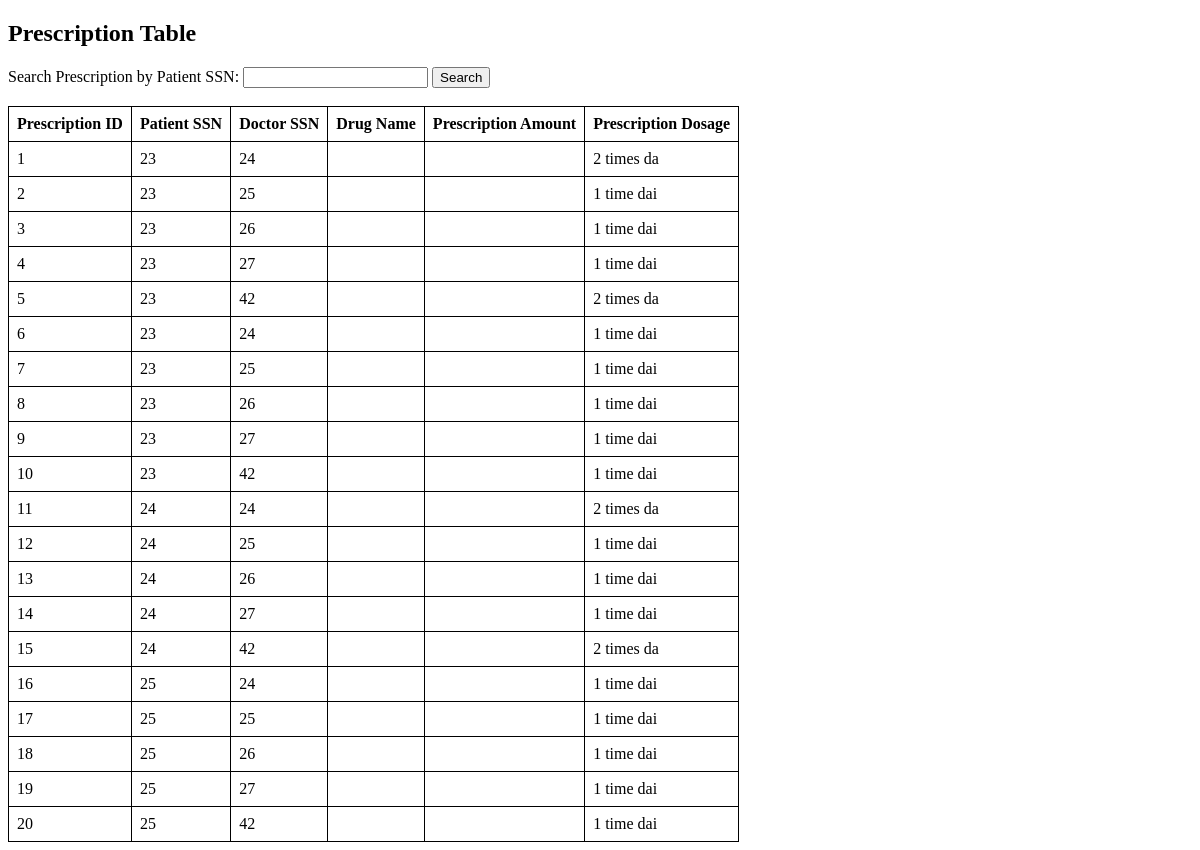
Before: /prescription_table.php with the older database file.
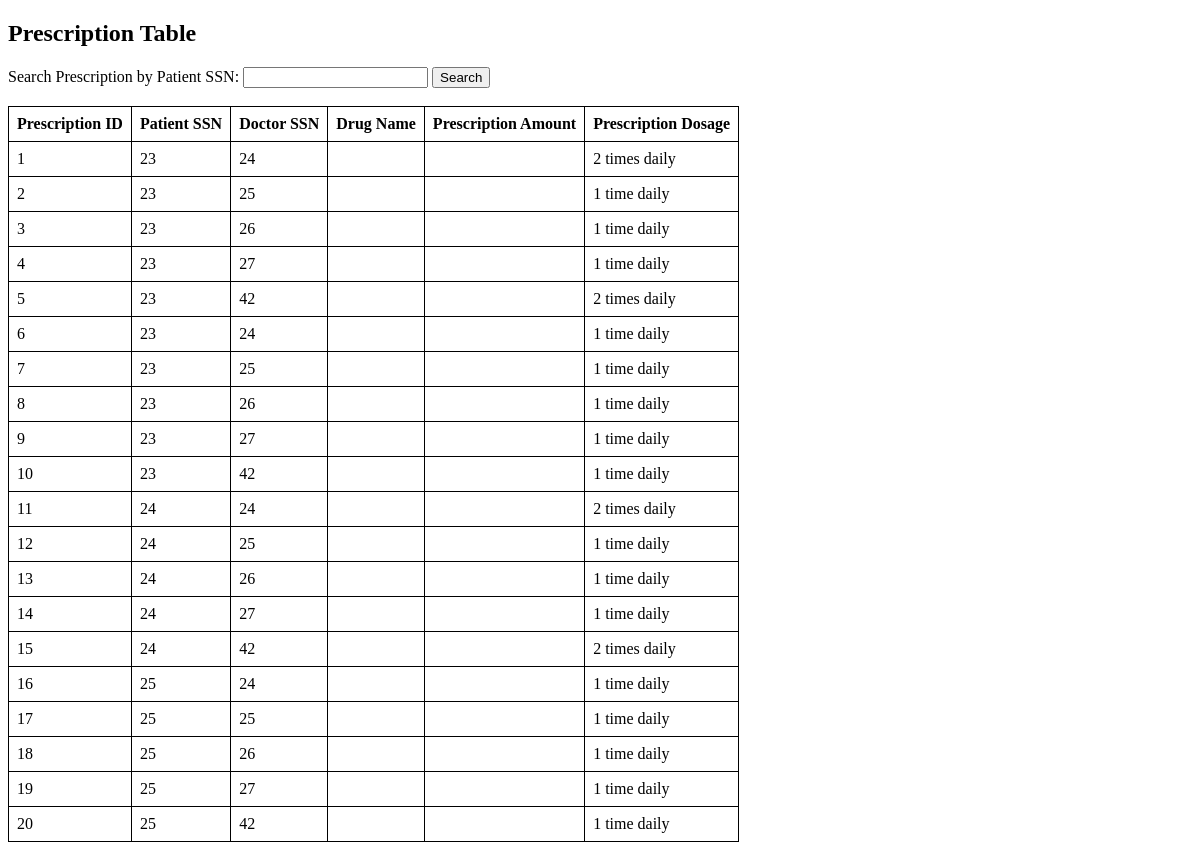
After: the same page with the newer database file.
### tables this page shows
CREATE TABLE IF NOT EXISTS `prescriptions` (
  `Prescription_ID` INT(10) NOT NULL AUTO_INCREMENT,
  `Patient_SSN` INT(10) NOT NULL,
  `Doctor_SSN` INT(10) NOT NULL,
  `Drug_ID` INT(10) NOT NULL,
  `Prescription_Amount` VARCHAR(50) NOT NULL,
  `Prescription_Dosage` VARCHAR(50) NOT NULL,
  `Prescription_Instructions` VARCHAR(200) DEFAULT NULL,
  `Prescribed` CHAR(1) NOT NULL DEFAULT 'N',
  PRIMARY KEY (`Prescription_ID`),
  CONSTRAINT `prescriptions_ibfk_1` FOREIGN KEY (`Patient_SSN`) REFERENCES `patients` (`Patient_SSN`),
  CONSTRAINT `prescriptions_ibfk_2` FOREIGN KEY (`Doctor_SSN`) REFERENCES `doctors` (`Doctor_SSN`)
);

### prescription_table.php (the view, shortened to what this page needs)
<!DOCTYPE html>
<html>
<head>
</head>
<body>
    <h2>Prescription Table</h2>
    <form method="GET" action="search_prescription.php">
        <label for="patient_ssn">Search Prescription by Patient SSN:</label>
        <input type="text" id="patient_ssn" name="patient_ssn" required>
        <input type="submit" value="Search">
    </form>
    <br>
    <table>
        <tr>
            <th>Prescription ID</th>
            <th>Patient SSN</th>
            <th>Doctor SSN</th>
            <th>Drug Name</th>
            <th>Prescription Amount</th>
            <th>Prescription Dosage</th>
        </tr>
        <?php
        $servername = "localhost";
        $username = "root";
        $password = "";
        $dbname = "users";
        $conn = new mysqli($servername, $username, $password, $dbname);
        $sql = "SELECT * FROM prescriptions";
        $result = $conn->query($sql);
        if ($result->num_rows > 0) {
            while ($row = $result->fetch_assoc()) {
                echo "<tr>";
                echo "<td>" . $row["Prescription_ID"] . "</td>";
                echo "<td>" . $row["Patient_SSN"] . "</td>";
                echo "<td>" . $row["Doctor_SSN"] . "</td>";
                echo "<td>" . $row["Drug_Name"] . "</td>";
                echo "<td>" . $row["Prescription_Amt"] . "</td>";
                echo "<td>" . $row["Prescription_Dosage"] . "</td>";
                echo "</tr>";
            }
        } else {
            echo "<tr><td colspan='6'>No prescriptions found.</td></tr>";
        }
        ?>
    </table>
</body>
</html>

### prescription_table.php (style rules this page uses)
table { border-collapse: collapse; }
th, td { border: 1px solid black; padding: 8px; }

Changed rows visible on the page:
changed prescriptions id 1: Prescription_Dosage "2 times da" → "2 times daily"
changed prescriptions id 2: Prescription_Dosage "1 time dai" → "1 time daily"
changed prescriptions id 3: Prescription_Dosage "1 time dai" → "1 time daily"
changed prescriptions id 4: Prescription_Dosage "1 time dai" → "1 time daily"
changed prescriptions id 5: Prescription_Dosage "2 times da" → "2 times daily"
changed prescriptions id 6: Prescription_Dosage "1 time dai" → "1 time daily"
changed prescriptions id 7: Prescription_Dosage "1 time dai" → "1 time daily"
changed prescriptions id 8: Prescription_Dosage "1 time dai" → "1 time daily"
changed prescriptions id 9: Prescription_Dosage "1 time dai" → "1 time daily"
changed prescriptions id 10: Prescription_Dosage "1 time dai" → "1 time daily"
changed prescriptions id 11: Prescription_Dosage "2 times da" → "2 times daily"
changed prescriptions id 12: Prescription_Dosage "1 time dai" → "1 time daily"
changed prescriptions id 13: Prescription_Dosage "1 time dai" → "1 time daily"
changed prescriptions id 14: Prescription_Dosage "1 time dai" → "1 time daily"
changed prescriptions id 15: Prescription_Dosage "2 times da" → "2 times daily"
changed prescriptions id 16: Prescription_Dosage "1 time dai" → "1 time daily"
changed prescriptions id 17: Prescription_Dosage "1 time dai" → "1 time daily"
changed prescriptions id 18: Prescription_Dosage "1 time dai" → "1 time daily"
changed prescriptions id 19: Prescription_Dosage "1 time dai" → "1 time daily"
changed prescriptions id 20: Prescription_Dosage "1 time dai" → "1 time daily"
